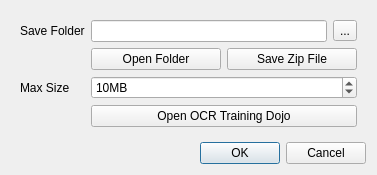
<?xml version="1.0" encoding="UTF-8"?>
<ui version="4.0">
 <class>OCRTrainingDataDialog</class>
 <widget class="QDialog" name="OCRTrainingDataDialog">
  <property name="geometry">
   <rect>
    <x>0</x>
    <y>0</y>
    <width>377</width>
    <height>164</height>
   </rect>
  </property>
  <property name="minimumSize">
   <size>
    <width>267</width>
    <height>0</height>
   </size>
  </property>
  <property name="maximumSize">
   <size>
    <width>650</width>
    <height>300</height>
   </size>
  </property>
  <property name="windowTitle">
   <string>OCR Training Data Setup</string>
  </property>
  <layout class="QGridLayout" name="gridLayout">
   <item row="1" column="0">
    <widget class="QWidget" name="widget" native="true">
     <property name="sizePolicy">
      <sizepolicy hsizetype="Preferred" vsizetype="Fixed">
       <horstretch>0</horstretch>
       <verstretch>0</verstretch>
      </sizepolicy>
     </property>
     <layout class="QFormLayout" name="formLayout">
      <item row="0" column="0">
       <widget class="QLabel" name="label">
        <property name="text">
         <string>Save Folder</string>
        </property>
       </widget>
      </item>
      <item row="0" column="1">
       <widget class="QWidget" name="widget_2" native="true">
        <property name="sizePolicy">
         <sizepolicy hsizetype="Preferred" vsizetype="Fixed">
          <horstretch>0</horstretch>
          <verstretch>0</verstretch>
         </sizepolicy>
        </property>
        <layout class="QHBoxLayout" name="horizontalLayout">
         <property name="leftMargin">
          <number>0</number>
         </property>
         <property name="topMargin">
          <number>0</number>
         </property>
         <property name="rightMargin">
          <number>0</number>
         </property>
         <property name="bottomMargin">
          <number>0</number>
         </property>
         <item>
          <widget class="QLineEdit" name="lineEdit_saveFolder"/>
         </item>
         <item>
          <widget class="QToolButton" name="toolButton_chooseSaveFolder">
           <property name="text">
            <string>...</string>
           </property>
          </widget>
         </item>
        </layout>
       </widget>
      </item>
      <item row="1" column="1">
       <widget class="QWidget" name="widget_3" native="true">
        <layout class="QHBoxLayout" name="horizontalLayout_2">
         <property name="leftMargin">
          <number>0</number>
         </property>
         <property name="topMargin">
          <number>0</number>
         </property>
         <property name="rightMargin">
          <number>0</number>
         </property>
         <property name="bottomMargin">
          <number>0</number>
         </property>
         <item>
          <widget class="QPushButton" name="pushButton_openFolder">
           <property name="text">
            <string>Open Folder</string>
           </property>
          </widget>
         </item>
         <item>
          <widget class="QPushButton" name="pushButton_saveZipFile">
           <property name="text">
            <string>Save Zip File</string>
           </property>
          </widget>
         </item>
        </layout>
       </widget>
      </item>
      <item row="2" column="0">
       <widget class="QLabel" name="label_2">
        <property name="text">
         <string>Max Size</string>
        </property>
       </widget>
      </item>
      <item row="2" column="1">
       <widget class="QSpinBox" name="spinBox_maxSize">
        <property name="suffix">
         <string>MB</string>
        </property>
        <property name="minimum">
         <number>1</number>
        </property>
        <property name="value">
         <number>10</number>
        </property>
       </widget>
      </item>
      <item row="3" column="1">
       <widget class="QPushButton" name="pushButton_openTrainingDojo">
        <property name="text">
         <string>Open OCR Training Dojo</string>
        </property>
       </widget>
      </item>
     </layout>
    </widget>
   </item>
   <item row="3" column="0">
    <widget class="QDialogButtonBox" name="buttonBox">
     <property name="orientation">
      <enum>Qt::Horizontal</enum>
     </property>
     <property name="standardButtons">
      <set>QDialogButtonBox::Cancel|QDialogButtonBox::Ok</set>
     </property>
    </widget>
   </item>
   <item row="2" column="0">
    <spacer name="verticalSpacer">
     <property name="orientation">
      <enum>Qt::Vertical</enum>
     </property>
     <property name="sizeHint" stdset="0">
      <size>
       <width>20</width>
       <height>40</height>
      </size>
     </property>
    </spacer>
   </item>
  </layout>
 </widget>
 <resources/>
 <connections>
  <connection>
   <sender>buttonBox</sender>
   <signal>accepted()</signal>
   <receiver>OCRTrainingDataDialog</receiver>
   <slot>accept()</slot>
   <hints>
    <hint type="sourcelabel">
     <x>248</x>
     <y>254</y>
    </hint>
    <hint type="destinationlabel">
     <x>157</x>
     <y>274</y>
    </hint>
   </hints>
  </connection>
  <connection>
   <sender>buttonBox</sender>
   <signal>rejected()</signal>
   <receiver>OCRTrainingDataDialog</receiver>
   <slot>reject()</slot>
   <hints>
    <hint type="sourcelabel">
     <x>316</x>
     <y>260</y>
    </hint>
    <hint type="destinationlabel">
     <x>286</x>
     <y>274</y>
    </hint>
   </hints>
  </connection>
 </connections>
</ui>
